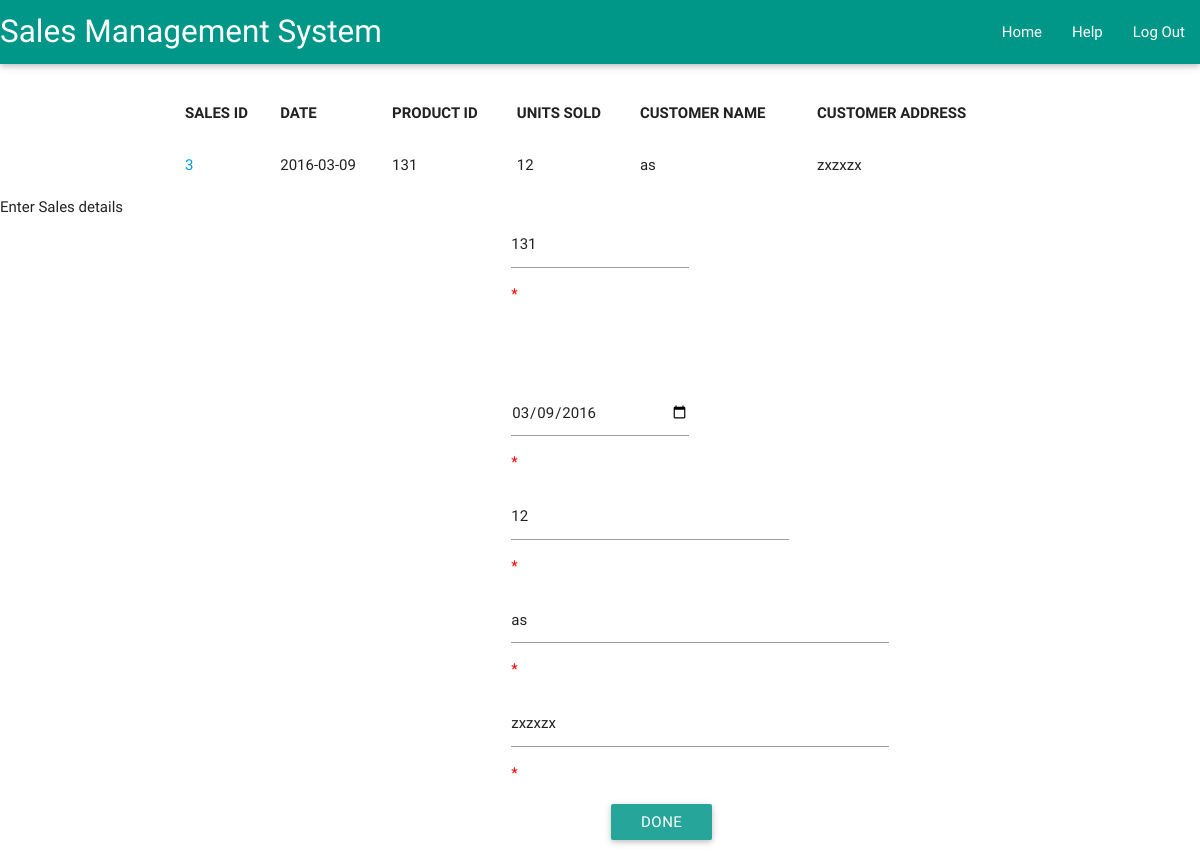
The page /HTML1/modifysales2.php?sid=3 (signed in) on the database its author committed.
### tables this page shows
CREATE TABLE `sales` (
  `SALESID` int(10) NOT NULL,
  `DATE` date NOT NULL,
  `AGENTID` varchar(10) NOT NULL,
  `PRODUCTID` varchar(10) NOT NULL,
  `UNITSSOLD` int(10) NOT NULL,
  `CUSADDR` varchar(20) NOT NULL,
  `CUSNAME` varchar(20) NOT NULL
);

### HTML1/modifysales2.php (the view, shortened to what this page needs)
 <!DOCTYPE html>
 <html>
 <head>
     <link rel="stylesheet" href="css/global.css">
     <link rel="stylesheet" href="css/materialize.css">
     <link rel="stylesheet" href="css/materialize.min.css">
     <link rel="stylesheet" href="font/material-design-icons">
     <link rel="stylesheet" href="font/roboto">
     <nav>
         <div class="nav-wrapper teal ">
             <a href="#" class="brand-logo">Sales Management System</a>
             <ul id="nav-mobile" class="right hide-on-med-and-down">
                 <li><a href="agntoptions.php">Home</a></li>
                 <li><a href="help.html">Help</a></li>
                 <li><a href="logout.php">Log Out</a></li>
             </ul>
         </div>
     </nav>
 </head>
 <body>
     <?php
    if ($_SERVER["REQUEST_METHOD"] == "GET")
  {
 $pid = $agentid = $date = $unit = $cname = $caddr = $salesid =  "";
          $search=$_GET["sid"];
           $strSQL = "SELECT * FROM sales WHERE SALESID=$search";
           $query=mysql_query($strSQL);
           if(mysql_num_rows($query)!=1)
           {
               echo "<h3>No Transaction Found</h3><p class='center-align'>Redirecting to HOME</p>";
               echo '<div class="progress">
                   <div class="indeterminate"></div>
              </div>';
               header( "refresh:3;url=agntoptions.html" );
           }
           else
           {
               echo "<div>&nbsp</div>
                    <table   class=\"highlight container \" >
                       <tr>
                         <th>SALES ID</th>
                         <th>DATE</th>
                         <th>PRODUCT ID</th>
                         <th>UNITS SOLD</th>
                         <th>CUSTOMER NAME</th>
                         <th>CUSTOMER ADDRESS</th>
                       </tr>";
               while($runrows= mysql_fetch_assoc($query))
               {
                   $date = $runrows['DATE'];
                   $pid = $runrows['PRODUCTID'];
                   $unit = $runrows['UNITSSOLD'];
                   $cname = $runrows['CUSNAME'];
                   $caddr = $runrows['CUSADDR'];
                   $salesid = $runrows['SALESID'];
                   echo "
                <tr>
                     <td name='sid'><a href='login.html'>$salesid</a></td>
                     <td>$date</td>
                     <td>$pid</td>
                     <td>$unit</td>
                     <td>$cname</td>
                     <td>$caddr</td>
                   </tr>
                    ";
               }
           }
            echo " </table>";
  }
              ?>
         <?php
$pidErr = $agentidErr = $dateErr = $unitErr = $cnameErr = $caddrErr = "";
?>
             <form method="POST" action="modifysales2.php">
                 <feildset>
                     <legend>
                         <h6>Enter Sales details</h6></legend>
                     <div class="row">
                         <div>
                             <div class="col s5">&nbsp;</div>
                             <div class="col s2">
                                 <input type="text" name="pid" placeholder="Product ID" value="<?php echo $pid;?>">
                                 <span class="error">* <?php echo $pidErr;?></span>
                             </div>
                             <br>
                             <div class="col s5">&nbsp;</div>
                         </div>
                     </div>
                     <div class="row">
                         <div class="col s5">&nbsp;</div>
                         <br>
                         <div class="col s5">&nbsp;</div>
                     </div>
                     <div class="row">
                         <div class="col s5">&nbsp;</div>
                         <div class="col s2">
                             <input type="date" name="date" placeholder=" " value="<?php echo $date;?>">
                             <span class="error">* <?php echo $dateErr;?></span>
                         </div>
                         <br>
                         <div class="col s5">&nbsp;</div>
                     </div>
                     <div class="row">
                         <div class="col s5">&nbsp;</div>
                         <div class="col s3">
                             <input type="text" name="unitsold" placeholder="Number of units sold" value="<?php echo $unit;?>">
                             <span class="error">* <?php echo $unitErr;?></span>
                         </div>
                         <div class="col s3">&nbsp;</div>
                     </div>
                     <div class="row">
                         <div class="col s5">&nbsp;</div>
                         <div class="col s4">
                             <input type="text" name="cusname" placeholder="customer name" value="<?php echo $cname;?>">
                             <span class="error">* <?php echo $cnameErr;?></span>
                         </div>
                         <div class="col s3">&nbsp;</div>
                     </div>
                     <div class="row">
                         <div class="col s5">&nbsp;</div>
                         <div class="col s4">
                             <input type="text" name="cusaddr" placeholder="customer address" value="<?php echo $caddr;?>">
                             <span class="error">* <?php echo $caddrErr;?></span>
                         </div>
                         <div class="col s3">&nbsp;</div>
                     </div>
                     <div class="row">
                         <div class="col s6">&nbsp;</div>
                         <div class="col s3">
                             <button class="btn waves-effect wave-light   collection-item  btn modal-trigger" data-target="modal1" onclick="return myfunction()">Done</button>
                         </div>
                         <div class="col s3">&nbsp;</div>
                     </div>
                 </feildset>
             </form>
 </body>
 </html>

### HTML1/css/global.css (style rules this page uses)
html { backface-visibility: visible; font-family: "Trebuchet MS", sans-serif; margin: auto; align-content:stretch; }
input { padding:25px; margin: auto; display: inline-block; float: left; width: 150px; }
.row { padding: 0px; }

### HTML1/modifysales2.php (style rules this page uses)
.error { color: #FF0000; }

### rows shown on the page
sales: SALESID "3", DATE "2016-03-09", PRODUCTID "131", UNITSSOLD "12", CUSNAME "as", CUSADDR "zxzxzx", pid "131", date "03/09/2016", unitsold "12", cusname "as", cusaddr "zxzxzx"
